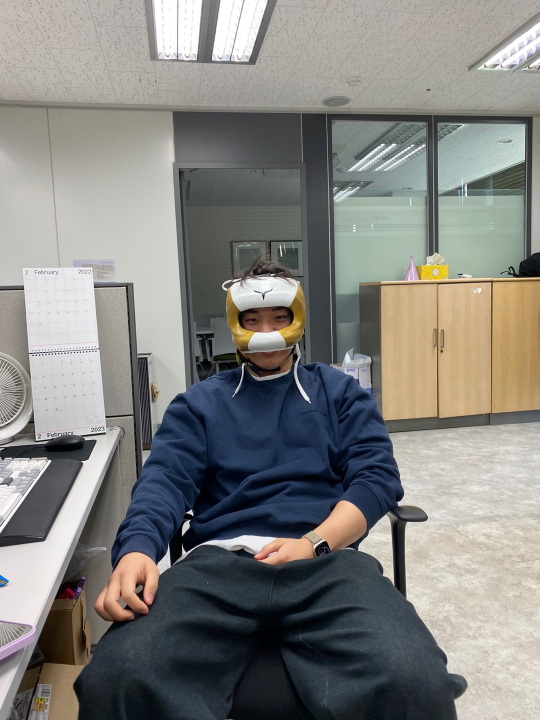
#> input picture 644db94e-7986-4327-be00-7d03b9c402ceKakaoTalk_20230127_100053000.jpg, 1080 x 1440 px (shown at 1/2 size)
$ python -i utils.py   (imports and definitions only)
#> lines starting #> are read from the running program, lines starting #| are printed output that depends on the picture; after the words box and inside, x2 and y2 are one past the last pixel; in counts of white or black regions, pixels touching at a corner belong together
#> further down, picture is the input picture: shape (1440, 1080, 3); mean B, G, R 126.9, 130.3, 130.7
import cv2
import numpy as np
from landmarks import detect_landmarks, normalize_landmarks, plot_landmarks
from mediapipe.python.solutions.face_detection import FaceDetection
from typing import Tuple

#
 # @since : 2023. 3. 09.
 # @FileName:main.py
 # @author : 이세아
 # @설명 : 색조 화장기능 메인 util
 # @참조 : https://github.com/Charan0/Virtual-Makeup.git
 #
 # 수정일           수정자               수정내용
 # ----------      --------    ---------------------------
 # 2023. 3. 09.     이세아      코드 확인
 # 2023. 3. 12.     이세아      색상 구체화 위한 color 변수 설정
 # 2023. 3. 15.     이세아      foundation 기능을 위한 gamma 변수 설정
 # 2023. 3. 15.     이세아      색상 blend 설정을 위한 채도값 변경
 # 2023. 3. 23.     이세아      기능 구체화 확인 완료
#

upper_lip = [61, 185, 40, 39, 37, 0, 267, 269, 270, 408, 415, 272, 271, 268, 12, 38, 41, 42, 191, 78, 76]
lower_lip = [61, 146, 91, 181, 84, 17, 314, 405, 320, 307, 308, 324, 318, 402, 317, 14, 87, 178, 88, 95]
face_conn = [10, 338, 297, 332, 284, 251, 389, 264, 447, 376, 433, 288, 367, 397, 365, 379, 378, 400, 377, 152,
             148, 176, 149, 150, 136, 172, 138, 213, 147, 234, 127, 162, 21, 54, 103, 67, 109]
cheeks = [425, 205]


# [54 lines left out: functions apply_makeup, apply_feature, lip_mask, blush_mask, not called in this run]


def mask_skin(src: np.ndarray):

    lower = np.array([0, 133, 77], dtype='uint8')
    upper = np.array([255, 173, 127], dtype='uint8')
    dst = cv2.cvtColor(src, cv2.COLOR_BGR2YCR_CB)
#> dst: shape (1440, 1080, 3); mean of channels 0, 1, 2 130, 128.5, 126.3
    skin_mask = cv2.inRange(dst, lower, upper)
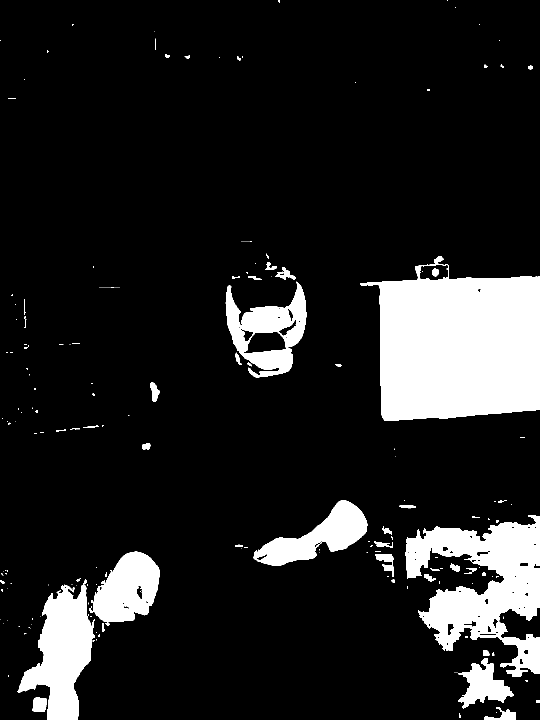
#> skin_mask: shape (1440, 1080) (shown at 1/2 size); 13.4% white; 198 white regions (137 under 20 px), largest, box (x1, y1, x2, y2) and area: (720, 512, 1080, 842) 88458, (810, 1030, 1080, 1354) 44377, (34, 1158, 190, 1440) 22309
    kernel = cv2.getStructuringElement(cv2.MORPH_RECT, (5, 5))
    skin_mask = cv2.dilate(skin_mask, kernel, iterations=2)[..., np.newaxis]
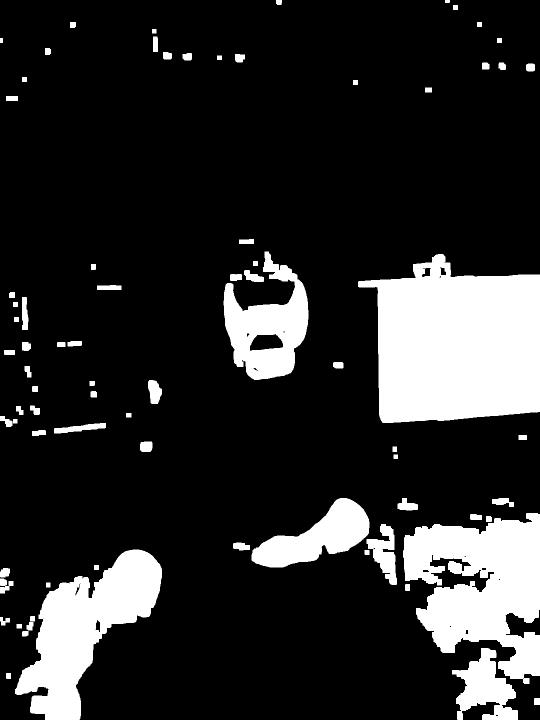
#> skin_mask: shape (1440, 1080, 1) (shown at 1/2 size); 17.1% white; 77 white regions, largest, box (x1, y1, x2, y2) and area: (716, 508, 1080, 846) 94395, (806, 1026, 1080, 1368) 57897, (30, 1099, 324, 1440) 44916

    if skin_mask.ndim != 3:
        skin_mask = np.expand_dims(skin_mask, axis=-1)
    return (skin_mask / 255).astype("uint8")

# [52 lines left out: functions face_mask, clicked_at, vignette, face_bbox, gamma_correction, not called in this run]

>>> import cv2
>>> picture = cv2.imread('../../../../../644db94e-7986-4327-be00-7d03b9c402ceKakaoTalk_20230127_100053000.jpg')
>>> result = mask_skin(picture)
